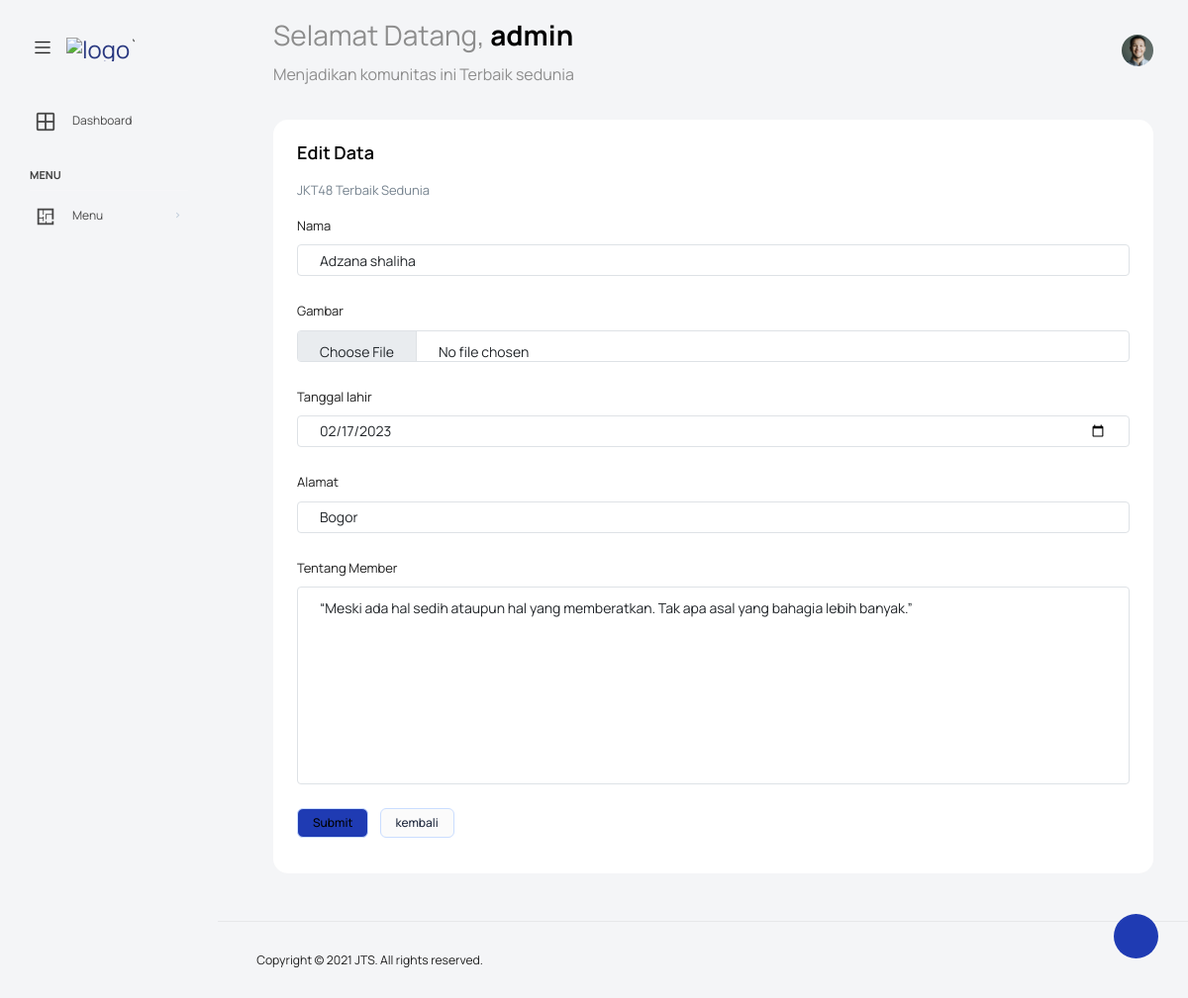
The app's page /admin/edit_member.php?id=7 (signed in) with its own data.
### tables this page shows
CREATE TABLE `tb_member` (
  `id_member` int(11) NOT NULL,
  `nama` varchar(25) NOT NULL,
  `gambar` varchar(50) NOT NULL,
  `tgl_lahir` date NOT NULL,
  `alamat` text NOT NULL,
  `tentang_member` text NOT NULL
);

### admin/edit_member.php (the view, shortened to what this page needs)
<?php
require 'koneksi.php';
$id = $_GET['id'];
$b = mysqli_fetch_array(mysqli_query($conect, "SELECT * FROM tb_member WHERE id_member='$id'"));
?>
<!DOCTYPE html>
<html lang="en">
<head>
    <link rel="stylesheet" href="vendors/feather/feather.css">
    <link rel="stylesheet" href="vendors/mdi/css/materialdesignicons.min.css">
    <link rel="stylesheet" href="vendors/ti-icons/css/themify-icons.css">
    <link rel="stylesheet" href="vendors/typicons/typicons.css">
    <link rel="stylesheet" href="vendors/simple-line-icons/css/simple-line-icons.css">
    <link rel="stylesheet" href="vendors/css/vendor.bundle.base.css">
    <link href="../css/ionicons.css" rel="stylesheet" type="text/css" />
    <link rel="stylesheet" href="vendors/datatables.net-bs4/dataTables.bootstrap4.css">
    <link rel="stylesheet" href="js/select.dataTables.min.css">
    <link rel="stylesheet" href="css/vertical-layout-light/style.css">
</head>
<body>
    <nav class="navbar default-layout col-lg-12 col-12 p-0 fixed-top d-flex
        align-items-top flex-row">
        <div class="text-center navbar-brand-wrapper d-flex align-items-center
          justify-content-start">
            <div class="me-3">
                <button class="navbar-toggler navbar-toggler align-self-center" type="button" data-bs-toggle="minimize">
                    <span class="icon-menu"></span>
                </button>
            </div>
            <div>
                <a class="navbar-brand brand-logo" href="index.html">
                    <img src="../img/gth-logo-black.png" alt="logo" />
                </a>
            </div>`
        </div>
        <div class="navbar-menu-wrapper d-flex align-items-top">
            <ul class="navbar-nav">
                <li class="nav-item font-weight-semibold d-none d-lg-block ms-0">
                    <h1 class="welcome-text">Selamat Datang, <span class="text-black
                  fw-bold"><?= $_SESSION['admin']?></span></h1>
                    <h3 class="welcome-sub-text">Menjadikan komunitas ini Terbaik sedunia
                    </h3>
                </li>
            </ul>
            <ul class="navbar-nav ms-auto">
                <li class="nav-item dropdown d-none d-lg-block user-dropdown">
                    <a class="nav-link" id="UserDropdown" href="#" data-bs-toggle="dropdown" aria-expanded="false">
                        <img class="img-xs rounded-circle" src="images/faces/face8.jpg" alt="Profile image"> </a>
                </li>
            </ul>
        </div>
    </nav>
    <div class="container-fluid page-body-wrapper">
        <div class="theme-setting-wrapper">
            <div id="settings-trigger"><i class="ti-settings"></i></div>
        </div>
        <nav class="sidebar sidebar-offcanvas" id="sidebar">
            <ul class="nav">
                <li class="nav-item">
                    <a class="nav-link" href="index.php">
                        <i class="mdi mdi-grid-large menu-icon"></i>
                        <span class="menu-title">Dashboard</span>
                    </a>
                </li>
                <li class="nav-item nav-category">Menu</li>
                <li class="nav-item">
                    <a class="nav-link" data-bs-toggle="collapse" href="#ui-basic" aria-expanded="false" aria-controls="ui-basic">
                        <i class="menu-icon mdi mdi-floor-plan"></i>
                        <span class="menu-title">Menu</span>
                        <i class="menu-arrow"></i>
                    </a>
                </li>
            </ul>
        </nav>
        <div class="main-panel">
            <div class="content-wrapper">
                <div class="row">
                    <div class="col-sm-12">
                        <div class="home-tab">
                            <div class="row flex-grow">
                                <div class="col-12 grid-margin stretch-card">
                                    <div class="card card-rounded">
                                        <div class="card-body">
                                            <h4 class="card-title">Edit data</h4>
                                            <p class="card-description">
                                               JKT48 Terbaik Sedunia
                                            </p>
                                            <form class="forms-sample" action="" method="post" autocomplete="off" enctype="multipart/form-data">
                                                <div class="form-group">
                                                    <label for="exampleInputUsername1">Nama</label>
                                                    <input type="text" name="nama" value="<?=$b['nama']?>" class="form-control" id="exampleInputUsername1" placeholder="Nama">
                                                </div>
                                                <div class="form-group">
                                                    <label for="foto">Gambar</label>
                                                    <input type="file" name="gambar" class="form-control" id="foto" placeholder="Gambar">
                                                </div>
                                                <div class="form-group">
                                                    <label for="exampleInputEmail1">Tanggal lahir</label>
                                                    <input type="date" class="form-control" id="exampleInputEmail1" value="<?= $b['tgl_lahir']; ?>" name="tgl_lahir" placeholder="Email">
                                                </div>
                                                <div class="form-group">
                                                    <label for="alamat">Alamat</label>
                                                    <input type="text" class="form-control" name="alamat" value="<?= $b['alamat']; ?>" id="alamat" placeholder="Alamat">
                                                </div>
                                                <div class="form-group">
                                                <label for="tentang">Tentang Member</label>
                                                <textarea class="form-control" id="tentang" name="tentang_member" value="<?= $b['tentang_member']; ?>"  style="height:200px" ><?= $b['tentang_member']; ?></textarea>
                                                </div>
                                                <button type="submit" name="input" class="btn btn-primary me-2">Submit</button>
                                                <a class="btn btn-light" href="member.php">kembali</a>
                                            </form>
                                        </div>
                                    </div>
                                </div>
                            </div>
                        </div>
                    </div>
                </div>
            </div>
            <footer class="footer">
                <div class="d-sm-flex justify-content-center
    justify-content-sm-between">
                    <span class="float-none float-sm-right d-block mt-1 mt-sm-0
    text-center">Copyright © 2021 JTS. All rights reserved.</span>
                </div>
            </footer>
        </div>
    </div>
</body>
</html>

### records on screen
tb_member: nama "Adzana shaliha", tgl_lahir "02/17/2023", alamat "Bogor", tentang_member "“Meski ada hal sedih ataupun hal yang memberatkan. Tak apa asal yang bahagia lebih banyak.”"

### other values on screen
$_SESSION['admin'] "admin"
